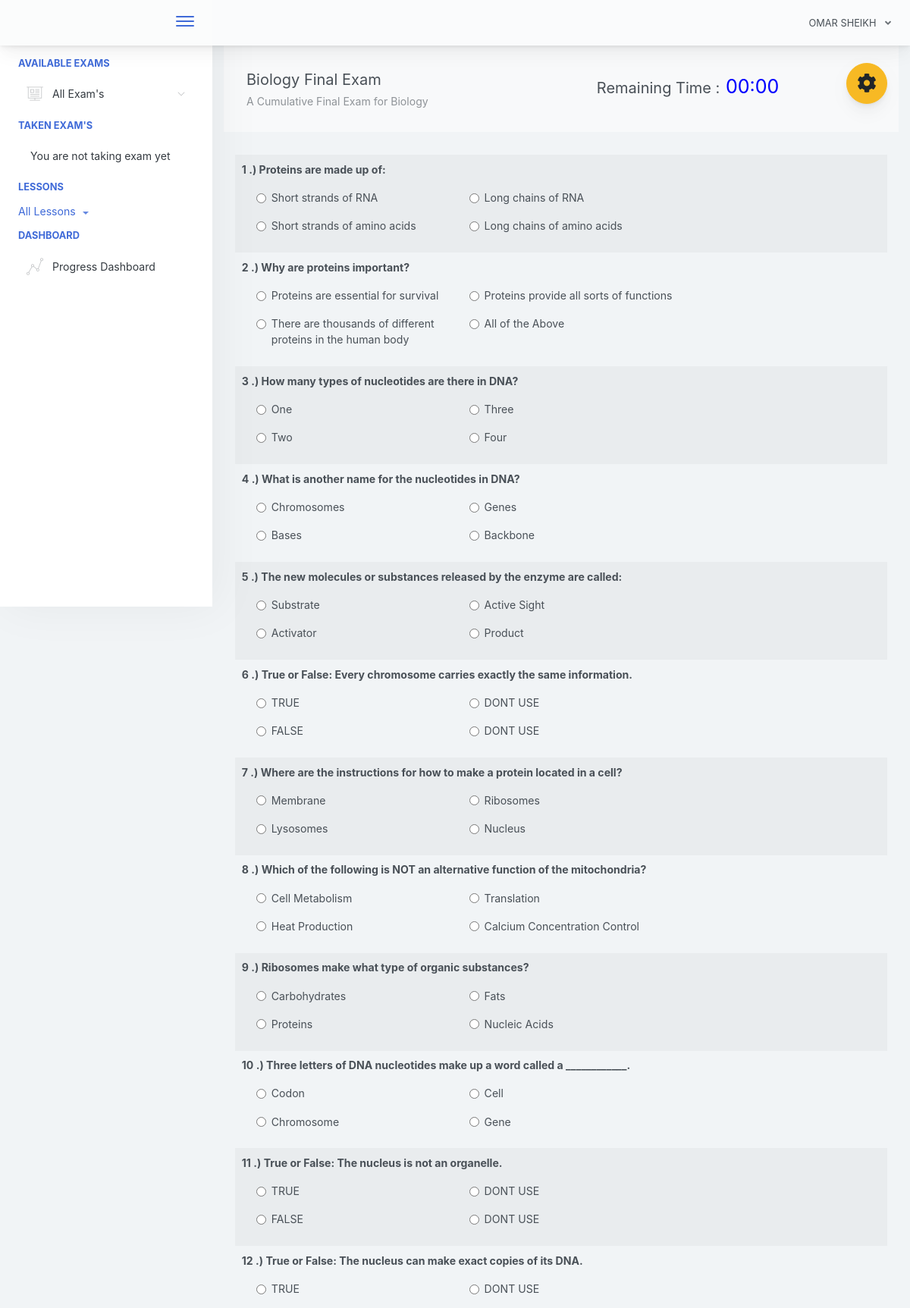
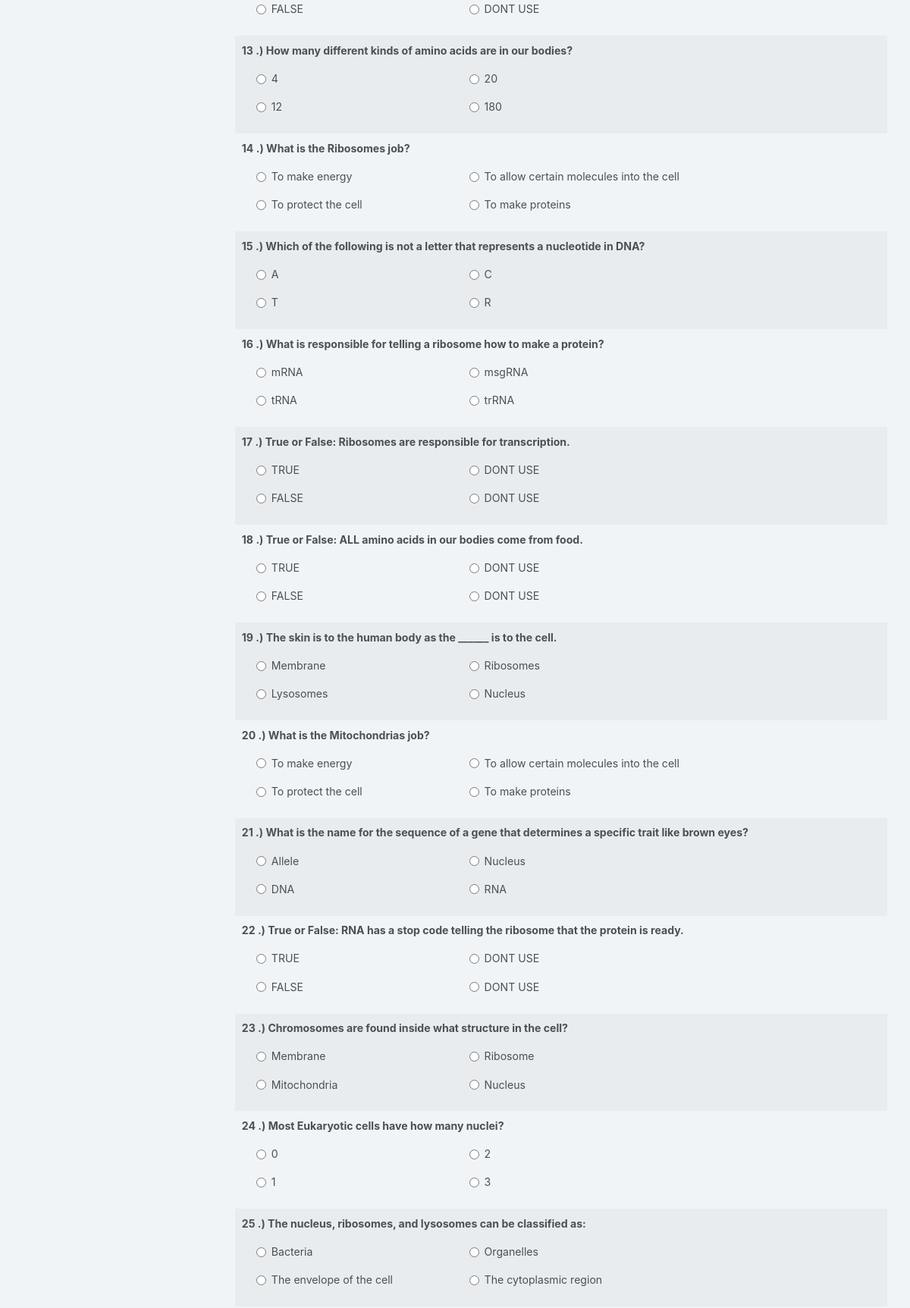
/home.php?page=exam&id=12 (signed in, upper part), run on the app's committed database (2 pictures, top to bottom).
### tables this page shows
CREATE TABLE `examinee_tbl` (
  `exmne_id` int(11) NOT NULL,
  `exmne_fullname` varchar(1000) NOT NULL,
  `exmne_course` varchar(1000) NOT NULL,
  `exmne_gender` varchar(1000) NOT NULL,
  `exmne_birthdate` varchar(1000) NOT NULL,
  `exmne_year_level` varchar(1000) NOT NULL,
  `exmne_email` varchar(1000) NOT NULL,
  `exmne_password` varchar(1000) NOT NULL,
  `exmne_status` varchar(1000) NOT NULL DEFAULT 'active'
);

CREATE TABLE `exam_tbl` (
  `ex_id` int(11) NOT NULL,
  `cou_id` int(11) NOT NULL,
  `ex_title` varchar(1000) NOT NULL,
  `ex_time_limit` varchar(1000) NOT NULL,
  `ex_questlimit_display` int(11) NOT NULL,
  `ex_description` varchar(1000) NOT NULL,
  `ex_created` timestamp NOT NULL DEFAULT CURRENT_TIMESTAMP ON UPDATE CURRENT_TIMESTAMP
);

CREATE TABLE `exam_question_tbl` (
  `eqt_id` int(11) NOT NULL,
  `exam_id` int(11) NOT NULL,
  `topic_name` varchar(1000) NOT NULL,
  `exam_question` varchar(1000) NOT NULL,
  `exam_ch1` varchar(1000) NOT NULL,
  `exam_ch2` varchar(1000) NOT NULL,
  `exam_ch3` varchar(1000) NOT NULL,
  `exam_ch4` varchar(1000) NOT NULL,
  `exam_answer` varchar(1000) NOT NULL,
  `exam_status` varchar(1000) NOT NULL DEFAULT 'active'
);

### query/selectData.php (called while the page is built, shortened)
<?php
$exmneId = $_SESSION['examineeSession']['exmne_id'];
$selExmneeData = $conn->query("SELECT * FROM examinee_tbl WHERE exmne_id='$exmneId' ")->fetch(PDO::FETCH_ASSOC);
 ?>

### pages/exam.php (the view, shortened to what this page needs)
 <?php
    $examId = $_GET['id'];
    $selExam = $conn->query("SELECT * FROM exam_tbl WHERE ex_id='$examId' ")->fetch(PDO::FETCH_ASSOC);
    $exDisplayLimit = $selExam['ex_questlimit_display'];
 ?>
<div class="app-main__outer">
<div class="app-main__inner">
    <div class="col-md-12">
         <div class="app-page-title">
                <div class="page-title-wrapper">
                    <div class="page-title-heading">
                        <div>
                            <?php echo $selExam['ex_title']; ?>
                            <div class="page-title-subheading">
                              <?php echo $selExam['ex_description']; ?>
                            </div>
                        </div>
                    </div>
                    <div class="page-title-actions mr-5" style="font-size: 20px;">
                        <form name="cd">
                          <label>Remaining Time : </label>
                          <input style="border:none;background-color: transparent;color:blue;font-size: 25px;" name="disp" type="text" class="clock" id="txt" value="00:00" size="5" readonly="true" />
                      </form>
                    </div>
                 </div>
            </div>
    </div>
    <div class="col-md-12 p-0 mb-4">
        <form method="post" id="submitAnswerFrm">
        <table class="align-middle mb-0 table table-borderless table-striped table-hover" id="tableList">
        <?php
            $selQuest = $conn->query("SELECT * FROM exam_question_tbl WHERE exam_id='$examId' ORDER BY rand() LIMIT $exDisplayLimit ");
            if($selQuest->rowCount() > 0)
            {
                $i = 1;
                while ($selQuestRow = $selQuest->fetch(PDO::FETCH_ASSOC)) { ?>
                      <?php $questId = $selQuestRow['eqt_id']; ?>
                    <tr>
                        <td>
                            <p><b><?php echo $i++ ; ?> .) <?php echo $selQuestRow['exam_question']; ?></b></p>
                            <div class="col-md-4 float-left">
                              <div class="form-group pl-4 ">
                                <input name="answer[<?php echo $questId; ?>][correct]" value="<?php echo $selQuestRow['exam_ch1']; ?>" class="form-check-input" type="radio" value="" id="invalidCheck" required >
                                <label class="form-check-label" for="invalidCheck">
                                    <?php echo $selQuestRow['exam_ch1']; ?>
                                </label>
                              </div>
                              <div class="form-group pl-4">
                                <input name="answer[<?php echo $questId; ?>][correct]" value="<?php echo $selQuestRow['exam_ch2']; ?>" class="form-check-input" type="radio" value="" id="invalidCheck" required >
                                <label class="form-check-label" for="invalidCheck">
                                    <?php echo $selQuestRow['exam_ch2']; ?>
                                </label>
                              </div>
                            </div>
                            <div class="col-md-8 float-left">
                             <div class="form-group pl-4">
                                <input name="answer[<?php echo $questId; ?>][correct]" value="<?php echo $selQuestRow['exam_ch3']; ?>" class="form-check-input" type="radio" value="" id="invalidCheck" required >
                                <label class="form-check-label" for="invalidCheck">
                                    <?php echo $selQuestRow['exam_ch3']; ?>
                                </label>
                              </div>
                              <div class="form-group pl-4">
                                <input name="answer[<?php echo $questId; ?>][correct]" value="<?php echo $selQuestRow['exam_ch4']; ?>" class="form-check-input" type="radio" value="" id="invalidCheck" required >
                                <label class="form-check-label" for="invalidCheck">
                                    <?php echo $selQuestRow['exam_ch4']; ?>
                                </label>
                              </div>
                            </div>
                            </div>
                        </td>
                    </tr>
                <?php }
                ?>
                <?php
            }
            else
            { ?>
                <b>No question at this moment</b>
            <?php }
         ?>

### includes/header.php (shortened to what this page needs)
<?php
  include("conn.php");
  include("query/selectData.php");
 ?>
<!doctype html>
<html lang="en">
<head>
    <link href="./main.css" rel="stylesheet">
    <link href="css/sweetalert.css" rel="stylesheet">
</head>
<body id="body">
    <div class="app-container app-theme-white body-tabs-shadow fixed-sidebar fixed-header">
        <div class="app-header header-shadow">
            <div class="app-header__logo">
                <div class="header__pane ml-auto">
                    <div>
                        <button type="button" class="hamburger close-sidebar-btn hamburger--elastic" data-class="closed-sidebar">
                            <span class="hamburger-box">
                                <span class="hamburger-inner"></span>
                            </span>
                        </button>
                    </div>
                </div>
            </div>
                <div class="app-header__content">
                <div class="app-header-right">
                    <div class="header-btn-lg pr-0">
                        <div class="widget-content p-0">
                            <div class="widget-content-wrapper">
                                <div class="widget-content-left">
                                    <div class="btn-group">
                                        <a data-toggle="dropdown" aria-haspopup="true" aria-expanded="false" class="p-0 btn">
                                            <?php
                                                echo strtoupper($selExmneeData['exmne_fullname']);
                                             ?>
                                            <i class="fa fa-angle-down ml-2 opacity-8"></i>
                                        </a>
                                    </div>
                                </div>
                            </div>
                        </div>
                    </div>        </div>
            </div>
        </div>

### includes/ui-theme.php (shortened to what this page needs)
<div class="ui-theme-settings">
            <button type="button" id="TooltipDemo" class="btn-open-options btn btn-warning" style="top:110px !important;">
                <i class="fa fa-cog fa-w-16 fa-spin fa-2x"></i>
            </button>
        </div>

### home.php (shortened to what this page needs)
<?php include("includes/header.php"); ?>
<?php include("includes/ui-theme.php"); ?>
<div class="app-main">
<?php include("includes/sidebar.php"); ?>
<?php
   @$page = $_GET['page'];
   if($page != '')
   {
     if($page == "exam")
     {
       include("pages/exam.php");
     }
   }
   else
   {
     include("pages/home.php");
   }
 ?>
<?php include("includes/footer.php"); ?>

### includes/sidebar.php (shortened to what this page needs)
<div class="app-sidebar sidebar-shadow">
        <div class="scrollbar-sidebar">
        <div class="app-sidebar__inner">
            <ul class="vertical-nav-menu">
                <li class="app-sidebar__heading">AVAILABLE EXAMS</li>
                <li>
                <a href="#">
                     <i class="metismenu-icon pe-7s-display2"></i>
                     All Exam's
                    <i class="metismenu-state-icon pe-7s-angle-down caret-left"></i>
                </a>
                </li>
                 <li class="app-sidebar__heading">TAKEN EXAM'S</li>
                <li>
                  <?php
                    $selTakenExam = $conn->query("SELECT * FROM exam_tbl et INNER JOIN exam_attempt ea ON et.ex_id = ea.exam_id WHERE exmne_id='$exmneId' ORDER BY ea.examat_id  ");
                    if($selTakenExam->rowCount() > 0)
                    {
                        while ($selTakenExamRow = $selTakenExam->fetch(PDO::FETCH_ASSOC)) { ?>
                            <a href="home.php?page=result&id=<?php echo $selTakenExamRow['ex_id']; ?>" >
                                <?php echo $selTakenExamRow['ex_title']; ?>
                            </a>
                        <?php }
                    }
                    else
                    { ?>
                        <a href="#" class="pl-3">You are not taking exam yet</a>
                    <?php }
                   ?>
                </li>
                <li class="app-sidebar__heading">LESSONS</li>
                <a href="#lessonsSubmenu" data-toggle="collapse" aria-expanded="false" class="dropdown-toggle">
                All Lessons
                </a>
                <li class="app-sidebar__heading">DASHBOARD</li>
                    <li>
                            <a href="piechart.php">
                            <i class="metismenu-icon pe-7s-graph1"></i>
                            Progress Dashboard
                            </a>
                    </li>
            </ul>
        </div>
    </div>
</div>

### includes/footer.php (shortened to what this page needs)
</body>
</html>

### data on the page
examinee_tbl: exmne_fullname "OMAR SHEIKH"
exam_tbl: ex_title "Biology Final Exam", ex_description "A Cumulative Final Exam for Biology"
exam_question_tbl: exam_question "Proteins are made up of:", exam_ch1 "Short strands of RNA", exam_ch2 "Short strands of amino acids", exam_ch3 "Long chains of RNA", exam_ch4 "Long chains of amino acids"
exam_question_tbl: exam_question "Why are proteins important?", exam_ch1 "Proteins are essential for survival", exam_ch2 "There are thousands of different proteins in the human body", exam_ch3 "Proteins provide all sorts of functions", exam_ch4 "All of the Above"
exam_question_tbl: exam_question "How many types of nucleotides are there in DNA?", exam_ch1 "One", exam_ch2 "Two", exam_ch3 "Three", exam_ch4 "Four"
exam_question_tbl: exam_question "What is another name for the nucleotides in DNA?", exam_ch1 "Chromosomes", exam_ch2 "Bases", exam_ch3 "Genes", exam_ch4 "Backbone"
exam_question_tbl: exam_question "The new molecules or substances released by the enzyme are called:", exam_ch1 "Substrate", exam_ch2 "Activator", exam_ch3 "Active Sight", exam_ch4 "Product"
exam_question_tbl: exam_question "True or False: Every chromosome carries exactly the same information.", exam_ch1 "TRUE", exam_ch2 "FALSE", exam_ch3 "DONT USE", exam_ch4 "DONT USE"
exam_question_tbl: exam_question "Where are the instructions for how to make a protein located in a cell?", exam_ch1 "Membrane", exam_ch2 "Lysosomes", exam_ch3 "Ribosomes", exam_ch4 "Nucleus"
exam_question_tbl: exam_question "Which of the following is NOT an alternative function of the mitochondria?", exam_ch1 "Cell Metabolism", exam_ch2 "Heat Production", exam_ch3 "Translation", exam_ch4 "Calcium Concentration Control"
exam_question_tbl: exam_question "Ribosomes make what type of organic substances?", exam_ch1 "Carbohydrates", exam_ch2 "Proteins", exam_ch3 "Fats", exam_ch4 "Nucleic Acids"
exam_question_tbl: exam_question "Three letters of DNA nucleotides make up a word called a ____________.", exam_ch1 "Codon", exam_ch2 "Chromosome", exam_ch3 "Cell", exam_ch4 "Gene"
exam_question_tbl: exam_question "True or False: The nucleus is not an organelle.", exam_ch1 "TRUE", exam_ch2 "FALSE", exam_ch3 "DONT USE", exam_ch4 "DONT USE"
exam_question_tbl: exam_question "True or False: The nucleus can make exact copies of its DNA.", exam_ch1 "TRUE", exam_ch2 "FALSE", exam_ch3 "DONT USE", exam_ch4 "DONT USE"
exam_question_tbl: exam_question "How many different kinds of amino acids are in our bodies?", exam_ch1 "4", exam_ch2 "12", exam_ch3 "20", exam_ch4 "180"
exam_question_tbl: exam_question "What is the Ribosomes job?", exam_ch1 "To make energy", exam_ch2 "To protect the cell", exam_ch3 "To allow certain molecules into the cell", exam_ch4 "To make proteins"
exam_question_tbl: exam_question "Which of the following is not a letter that represents a nucleotide in DNA?", exam_ch1 "A", exam_ch2 "T", exam_ch3 "C", exam_ch4 "R"
exam_question_tbl: exam_question "What is responsible for telling a ribosome how to make a protein?", exam_ch1 "mRNA", exam_ch2 "tRNA", exam_ch3 "msgRNA", exam_ch4 "trRNA"
exam_question_tbl: exam_question "True or False: Ribosomes are responsible for transcription.", exam_ch1 "TRUE", exam_ch2 "FALSE", exam_ch3 "DONT USE", exam_ch4 "DONT USE"
exam_question_tbl: exam_question "True or False: ALL amino acids in our bodies come from food.", exam_ch1 "TRUE", exam_ch2 "FALSE", exam_ch3 "DONT USE", exam_ch4 "DONT USE"
exam_question_tbl: exam_question "The skin is to the human body as the ______ is to the cell.", exam_ch1 "Membrane", exam_ch2 "Lysosomes", exam_ch3 "Ribosomes", exam_ch4 "Nucleus"
exam_question_tbl: exam_question "What is the Mitochondrias job?", exam_ch1 "To make energy", exam_ch2 "To protect the cell", exam_ch3 "To allow certain molecules into the cell", exam_ch4 "To make proteins"
exam_question_tbl: exam_question "What is the name for the sequence of a gene that determines a specific trait like brown eyes?", exam_ch1 "Allele", exam_ch2 "DNA", exam_ch3 "Nucleus", exam_ch4 "RNA"
exam_question_tbl: exam_question "True or False: RNA has a stop code telling the ribosome that the protein is ready.", exam_ch1 "TRUE", exam_ch2 "FALSE", exam_ch3 "DONT USE", exam_ch4 "DONT USE"
exam_question_tbl: exam_question "Chromosomes are found inside what structure in the cell?", exam_ch1 "Membrane", exam_ch2 "Mitochondria", exam_ch3 "Ribosome", exam_ch4 "Nucleus"
exam_question_tbl: exam_question "Most Eukaryotic cells have how many nuclei?", exam_ch1 "0", exam_ch2 "1", exam_ch3 "2", exam_ch4 "3"
exam_question_tbl: exam_question "The nucleus, ribosomes, and lysosomes can be classified as:", exam_ch1 "Bacteria", exam_ch2 "The envelope of the cell", exam_ch3 "Organelles", exam_ch4 "The cytoplasmic region"
